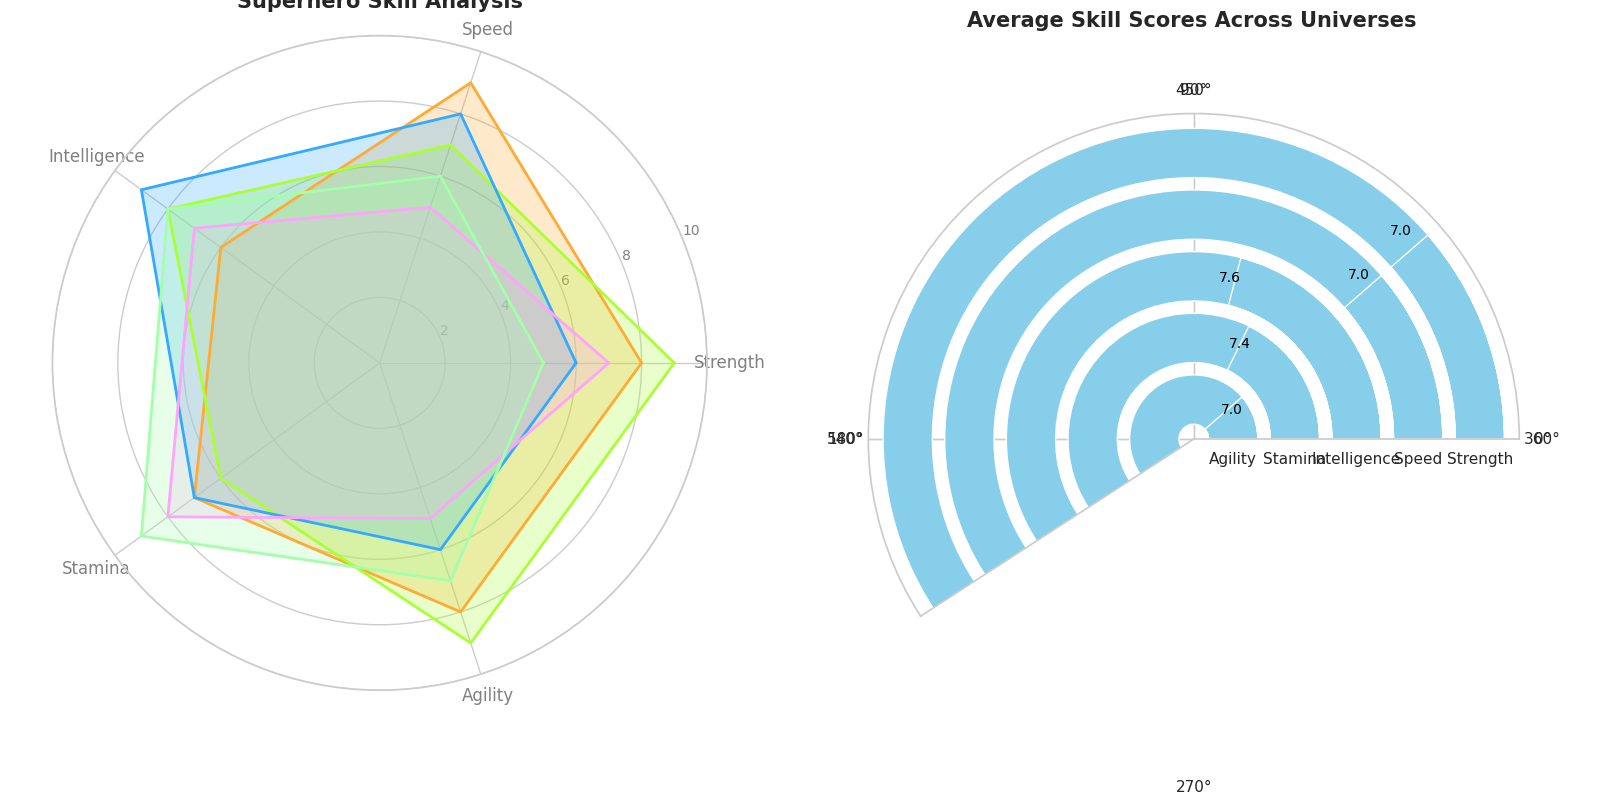

This chart was generated by the following Python code:
import numpy as np
import matplotlib.pyplot as plt
from math import pi

categories = ['Strength', 'Speed', 'Intelligence', 'Stamina', 'Agility']
N = len(categories)

data = {
    'Marvel': [8, 9, 6, 7, 8],
    'DC': [9, 7, 8, 6, 9],
    'Anime': [6, 8, 9, 7, 6],
    'Fantasy': [7, 5, 7, 8, 5],
    'Sci-Fi': [5, 6, 8, 9, 7]
}

angles = np.linspace(0, 2 * pi, N, endpoint=False).tolist()
angles += angles[:1]

category_averages = np.mean(list(data.values()), axis=0)

fig, (ax1, ax2) = plt.subplots(1, 2, figsize=(16, 8), subplot_kw={'polar': True})

def plot_radar(ax, data, categories, angles, colors):
    for i, (universe, values) in enumerate(data.items()):
        values += values[:1]
        ax.plot(angles, values, color=colors[i], linewidth=2, linestyle='solid')
        ax.fill(angles, values, color=colors[i], alpha=0.25)
    ax.set_xticks(angles[:-1])
    ax.set_xticklabels(categories, color='grey', size=12)
    ax.set_yticklabels(["2", "4", "6", "8", "10"], color="grey", size=10)
    ax.set_title('Superhero Skill Analysis', size=15, fontweight='bold', pad=20)
    ax.set_ylim(0, 10)

def plot_bar(ax, category_averages, categories):
    ax.barh(categories, category_averages, color='skyblue')
    ax.set_xlim(0, 10)
    ax.set_xlabel('Average Skill Score', fontsize=12)
    ax.set_title('Average Skill Scores Across Universes', size=15, fontweight='bold')
    ax.invert_yaxis()
    for i, v in enumerate(category_averages):
        ax.text(v + 0.1, i, f"{v:.1f}", color='black', va='center', fontsize=10)

# New set of colors manually assigned
colors = ['#FFAA33', '#AAFF33', '#33AAFF', '#FFA3FF', '#A3FFAA']

plot_radar(ax1, data, categories, angles, colors)
plot_bar(ax2, category_averages, categories)

plt.tight_layout()
plt.show()
